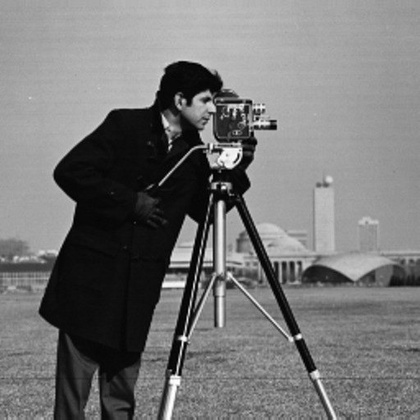
%> input picture Lab3/cameramgrey.jpg, 420 x 420 px, shrunk from 512 x 512 before the run
$ octave histenq.m   (GNU Octave 9; MATLAB toolbox functions it lacks are replaced by stand-ins)
%> lines starting %> are read from the running program, lines starting %| are printed output that depends on the picture
clear all;
clc
I=imread('cameramgrey.jpg');
%> I is the input picture: size 420x420 uint8; min 0, max 255, mean 118.4
nk=zeros(1,256);
for i=1:size(I,1)
    for j=1:size(I,2)
        value=I(i,j);
        nk(value+1)=nk(value+1)+1;
    end
end
%> after the loop, nk = 256 values, max 4150 at index 14, min 0 at index 256, mean 689.1
nkavg=zeros(1,256);
Total=size(I,1)*size(I,2);
%> Total = 176400
for i=1:256
    nkavg(i)=nk(i)/Total;
end
%> after the loop, nkavg = 256 values, max 0.0235 at index 14, min 0 at index 256, mean 0.00391

cdi=zeros(1,256);
cdi(1)=nkavg(1);
for i=2:256
    cdi(i)=cdi(i-1)+nkavg(i);
end
%> after the loop, cdi = 256 values from 0.000663 to 1
sk=zeros(1,256);
for i=1:256
    sk(i)=uint8(cdi(i)*(255));
end
%> after the loop, sk = 256 values from 0 to 255
mat=uint8(zeros(size(I)));
for i=1:size(I,1)
    for j=1:size(I,2)
        mat(i,j)=sk(I(i,j)+1);
    end
end
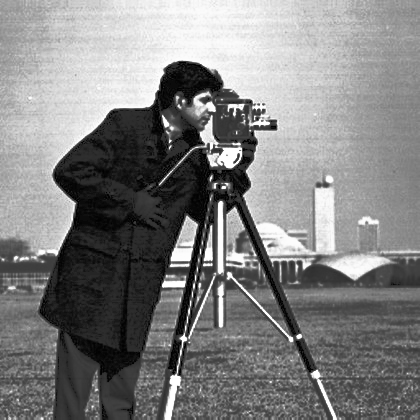
%> mat: size 420x420 uint8; min 0, max 255, mean 128.8
subplot(1,2,1),
histogram(I)
title("Original");
subplot(1,2,2),
histogram(I)
title("builtin");
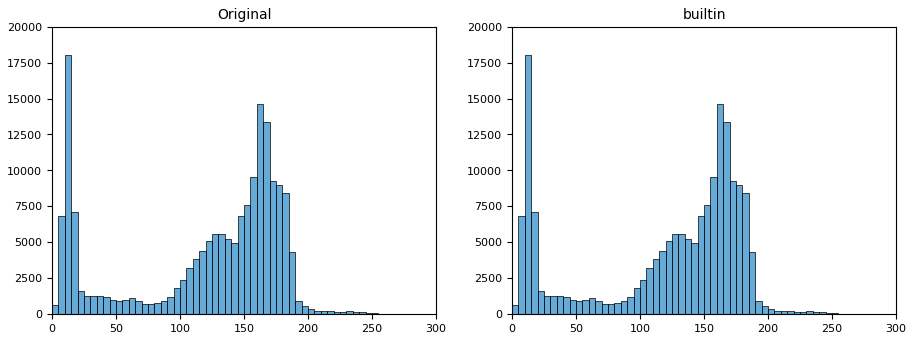
%> figure redrawn from the program's plot data, 2 panels; panel 1: tallest bar 18015 high, from x = 10 to 15; panel 2: tallest bar 18015 high, from x = 10 to 15
